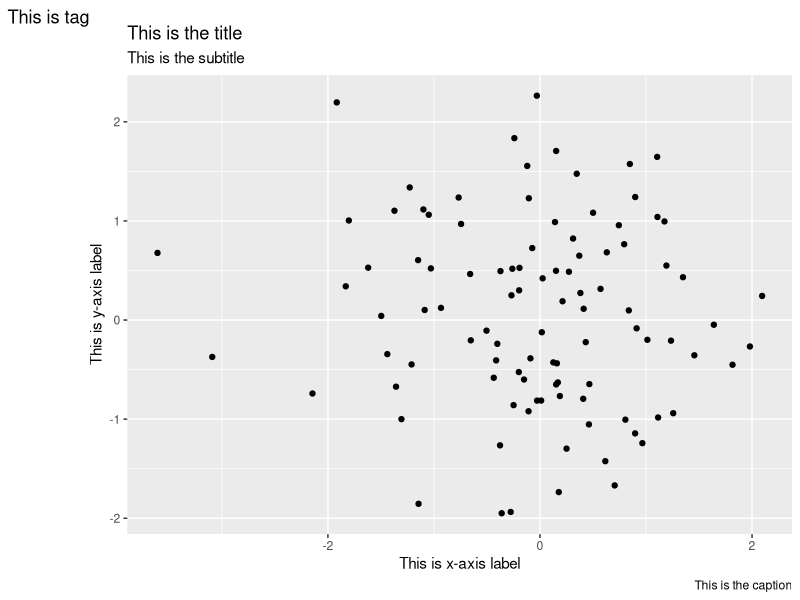
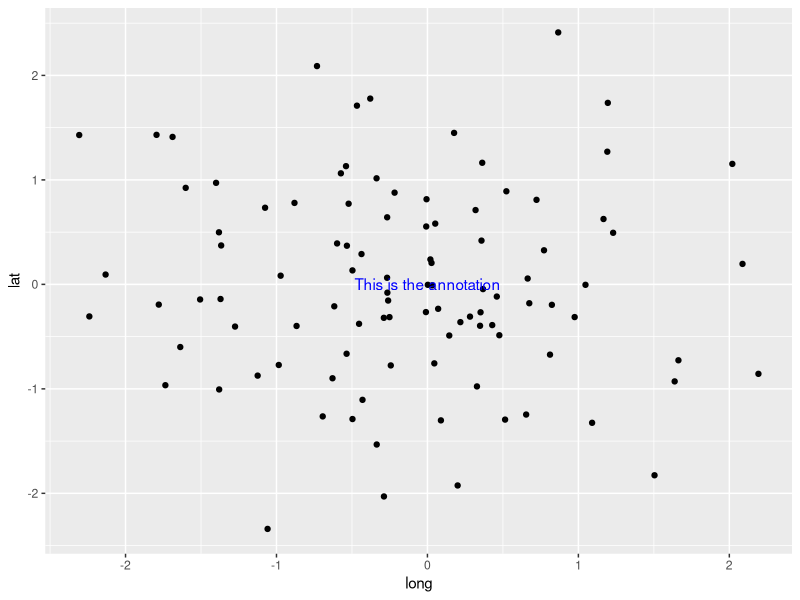

These charts were generated, in order, by the following R code:
## ---- chunk 1
knitr::opts_chunk$set(warning = FALSE, message = FALSE)
knitr::opts_chunk$set(fig.align = "center", fig.width = 6, fig.asp = 0.7)
library(ggplot2)
library(dplyr)
## ---- chunk 2
ggplot(tibble(long = rnorm(100), lat = rnorm(100))) + 
  geom_point(aes(x = long, y = lat)) +
  labs(
    x = "This is x-axis label", 
    y = "This is y-axis label",
    title = "This is the title",
    subtitle = "This is the subtitle",
    caption = "This is the caption",
    tag = "This is tag"
  )
## ---- chunk 3
ggplot(tibble(long = rnorm(100), lat = rnorm(100))) + 
  geom_point(aes(x = long, y = lat)) +
  annotate(geom = "text", x = 0, y = 0, label = "This is the annotation", color = "blue")
